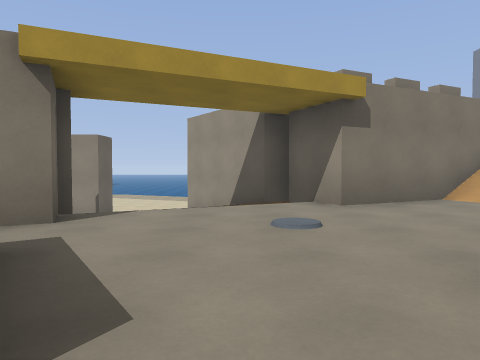
view 1 (above)

24 first-person views from a walk through a level from a Godot 3-D game. The camera is 1.2 m above the floor, tilts 2° down and sees 70° across. The floor is counted in squares, 2 m on a side. Each view is taken from the middle of a square. On the plan, view 1 faces up. The plan holds only what a view shows up to about 10 squares ahead; the rest is blank. The place goes on beyond the plan. Surface patterns are stand-ins for the level's own textures.

view 2
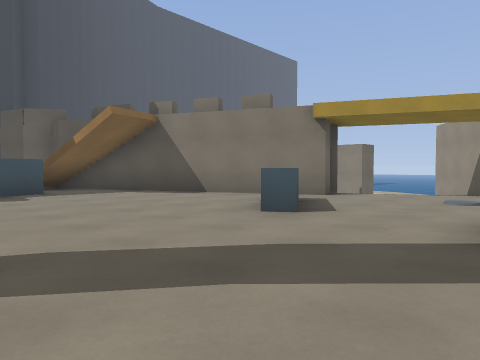

view 3
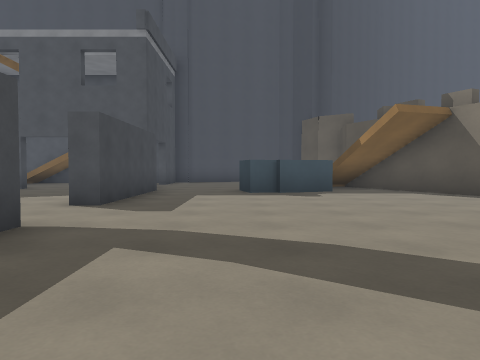

view 4
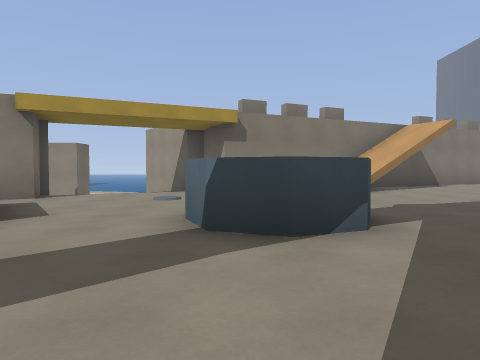

view 5
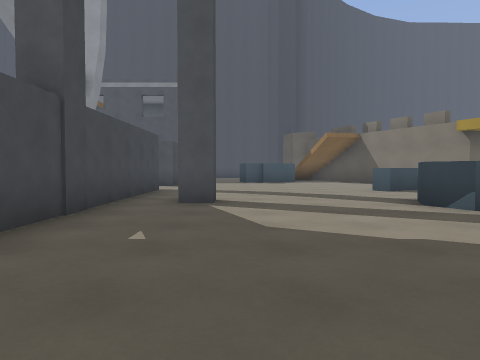

view 6
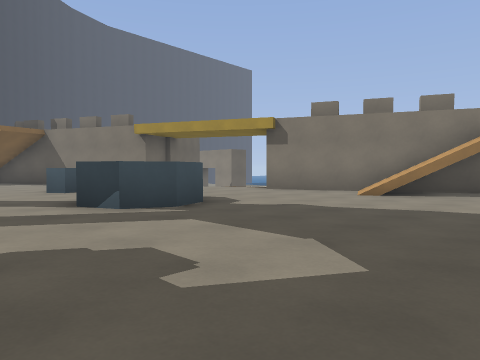

view 7
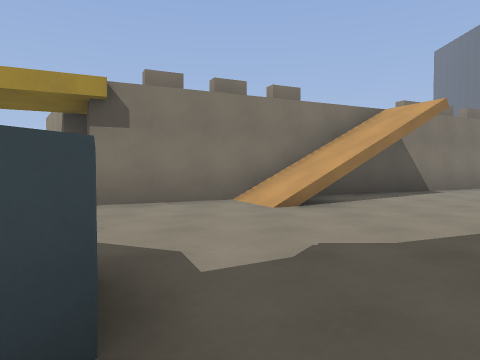

view 8
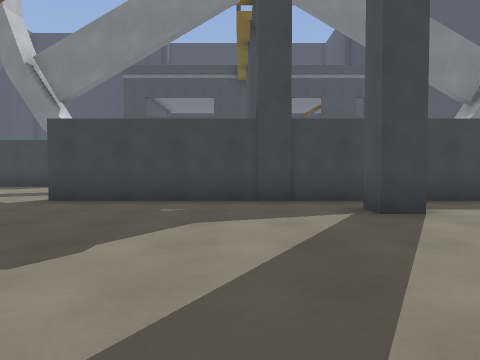

view 9
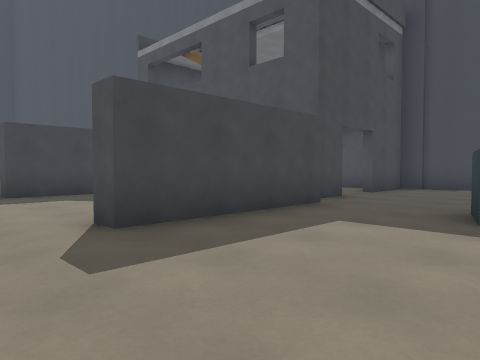

view 10
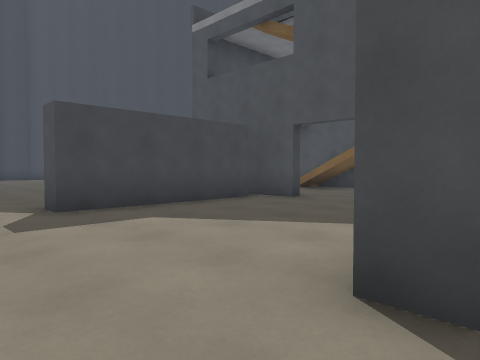

view 11
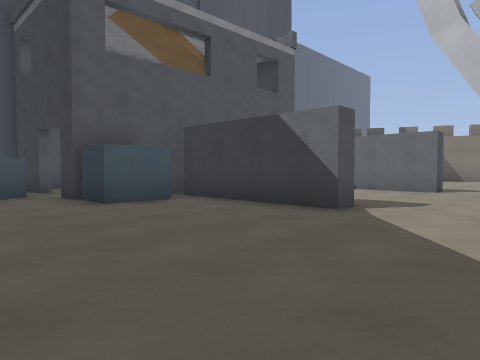

view 12
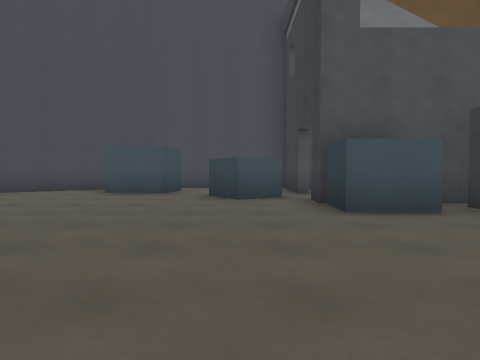

view 13
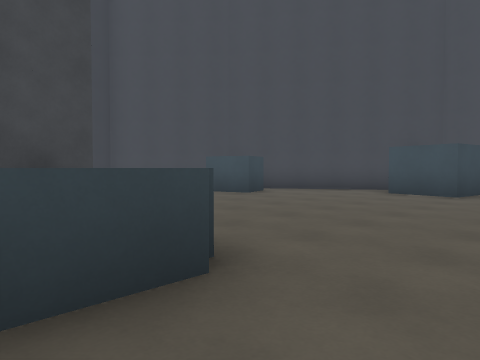

view 14
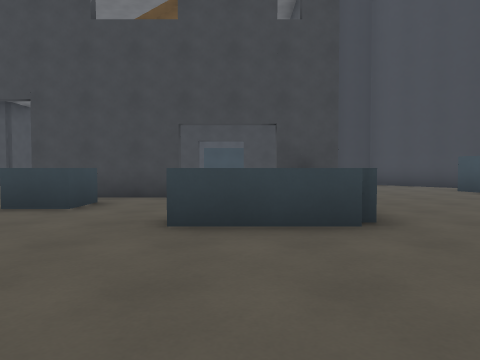

view 15
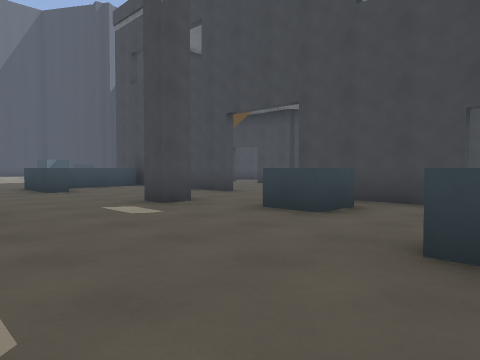

view 16
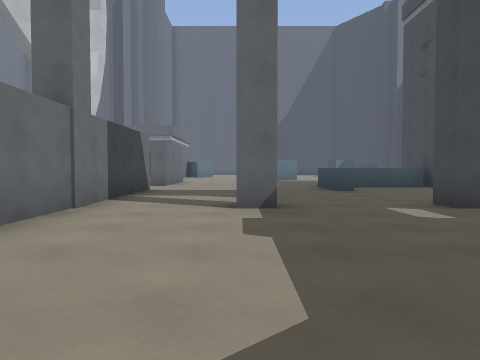

view 17
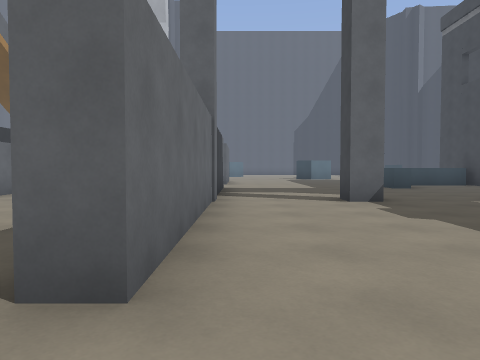

view 18
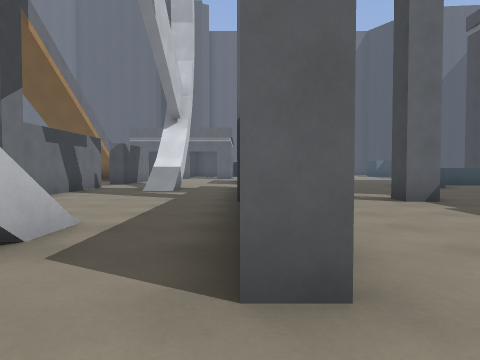

view 19
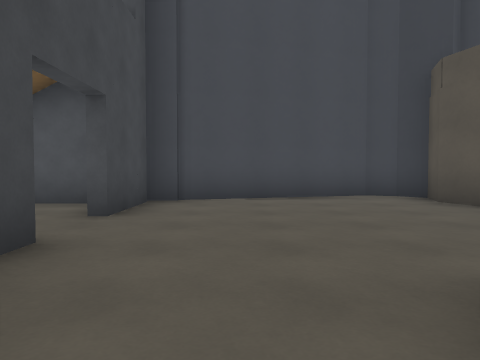

view 20
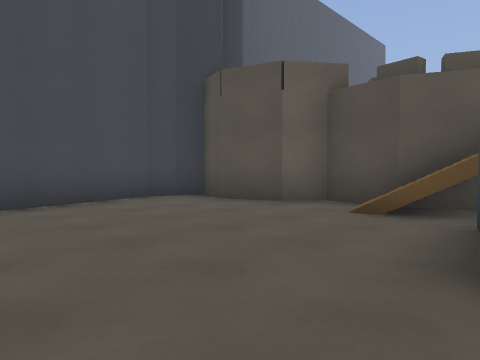

view 21
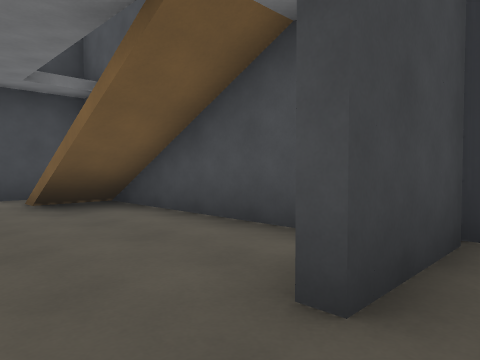

view 22
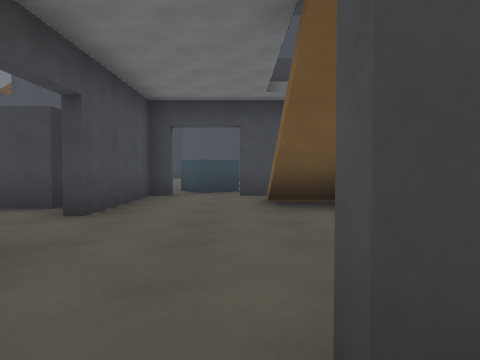

view 23
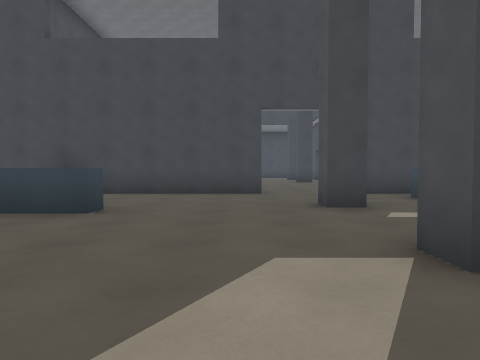

view 24
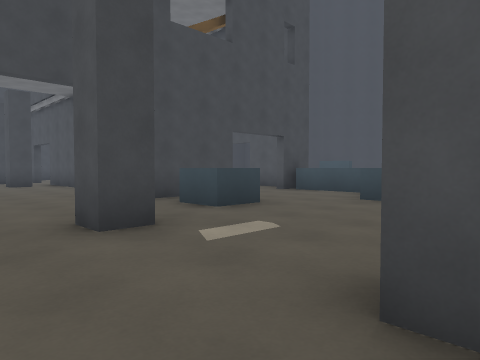

### Floor plan
Key: @ floor where view 1 was taken; # wall or solid block; . floor; / step, stairs or slope; ^ raised ledge.
Columns run from 14 left of view 1 to 8 right of it. Each row starts with its distance up from view 1.
 10              #
  9              ##      ##
  8              /#    ###.
  7               ## ###/..
  6               /###///..
  5            #//.........
  4           ##/.........
  3         ###...........
  2       ###...^...^^....
  1    ####......^..^^.....
  0 ####.///......@.^^.....
 -1 #......#...............
 -2 #......#...............
 -3 ##.....#...............
 -4  #..............#......
 -5  #.....................
 -6  ###..#####..#########.
 -7   #... ......   .......
 -8   #.......... /.....//
 -9   #...................
-10   #/..#####..#########
-11   #/..#................
-12   #..###...............
-13   ####...........#.....
-14     ##.................
-15    ....................
-16    #.......^^........^^
-17   ##.......^...^.#.....
-18   #........^...^.......
-19   ##......##. ###..####
-20    ####...       ...

Where each view was taken, in squares from view 1:
view 1: 0 up, 0 right, facing up
view 2: 3 down, 2 right, facing up-left
view 3: 3 down, 2 right, facing left
view 4: 3 down, 2 right, facing up
view 5: 3 down, 8 right, facing left
view 6: 2 down, 8 right, facing up-left
view 7: 0 up, 4 right, facing up
view 8: 1 up, 4 right, facing down
view 9: 2 down, 2 left, facing down-left
view 10: 5 down, 2 left, facing down-left
view 11: 15 down, 1 left, facing up-left
view 12: 14 down, 2 left, facing left
view 13: 14 down, 2 left, facing down-left
view 14: 12 down, 2 left, facing down
view 15: 13 down, 2 left, facing down-right
view 16: 13 down, 2 left, facing right
view 17: 11 down, 3 left, facing right
view 18: 10 down, 3 left, facing right
view 19: 4 down, 6 left, facing left
view 20: 5 down, 7 left, facing up-left
view 21: 5 down, 9 left, facing down-left
view 22: 5 down, 10 left, facing down
view 23: 11 down, 5 right, facing down
view 24: 13 down, 5 right, facing down-left
